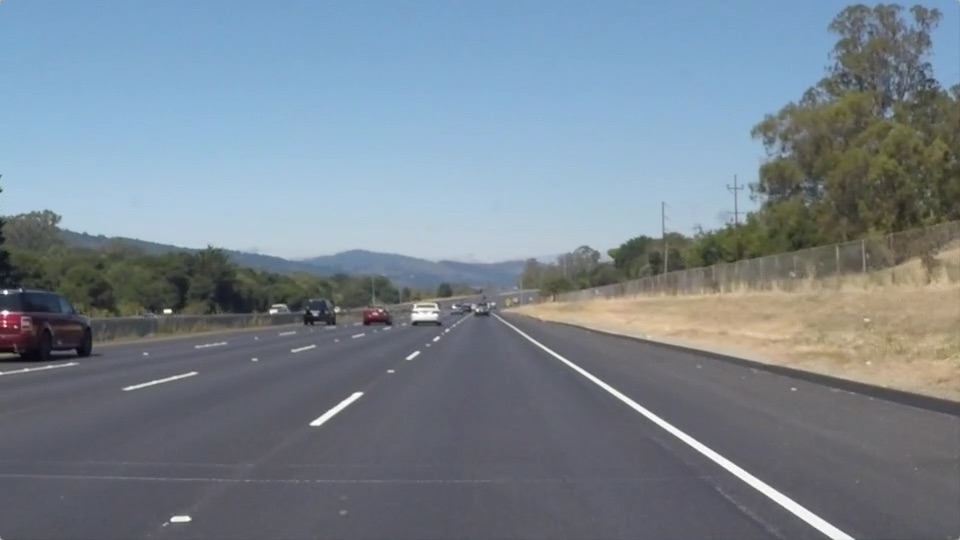
#> input picture P1-CarND_Lane_Lines/test_images/solidWhiteRight.jpg, 960 x 540 px
$ jupyter execute --allow-errors P1.ipynb   (shell and % lines are left out)
#> lines starting #> are read from the running program, lines starting #| are printed output that depends on the picture; after the words box and inside, x2 and y2 are one past the last pixel; in counts of white or black regions, pixels touching at a corner belong together
# Self-Driving Car Engineer Nanodegree

## Note: This notebook contains the codes and final results only. The explanations and outputs are provided with the README.md file.

## Project: **Finding Lane Lines on the Road**
***
In this project, you will use the tools you learned about in the lesson to identify lane lines on the road.  You can develop your pipeline on a series of individual images, and later apply the result to a video stream (really just a series of images). Check out the video clip "raw-lines-example.mp4" (also contained in this repository) to see what the output should look like after using the helper functions below.

Once you have a result that looks roughly like "raw-lines-example.mp4", you'll need to get creative and try to average and/or extrapolate the line segments you've detected to map out the full extent of the lane lines.  You can see an example of the result you're going for in the video "P1_example.mp4".  Ultimately, you would like to draw just one line for the left side of the lane, and one for the right.

In addition to implementing code, there is a brief writeup to complete. The writeup should be completed in a separate file, which can be either a markdown file or a pdf document. There is a [write up template](https://github.com/udacity/CarND-LaneLines-P1/blob/master/writeup_template.md) that can be used to guide the writing process. Completing both the code in the Ipython notebook and the writeup template will cover all of the [rubric points](https://review.udacity.com/#!/rubrics/322/view) for this project.

---
Let's have a look at our first image called 'test_images/solidWhiteRight.jpg'.  Run the 2 cells below (hit Shift-Enter or the "play" button above) to display the image.

**Note: If, at any point, you encounter frozen display windows or other confounding issues, you can always start again with a clean slate by going to the "Kernel" menu above and selecting "Restart & Clear Output".**

---

**The tools you have are color selection, region of interest selection, grayscaling, Gaussian smoothing, Canny Edge Detection and Hough Tranform line detection.  You  are also free to explore and try other techniques that were not presented in the lesson.  Your goal is piece together a pipeline to detect the line segments in the image, then average/extrapolate them and draw them onto the image for display (as below).  Once you have a working pipeline, try it out on the video stream below.**

---

<figure>

 <figcaption>
 <p></p>
 <p style="text-align: center;"> Your output should look something like this (above) after detecting line segments using the helper functions below </p>
 </figcaption>
</figure>
 <p></p>
<figure>

 <figcaption>
 <p></p>
 <p style="text-align: center;"> Your goal is to connect/average/extrapolate line segments to get output like this</p>
 </figcaption>
</figure>

**Run the cell below to import some packages.  If you get an `import error` for a package you've already installed, try changing your kernel (select the Kernel menu above --> Change Kernel).  Still have problems?  Try relaunching Jupyter Notebook from the terminal prompt.  Also, consult the forums for more troubleshooting tips.**

## Import Packages

[cell 1]
# Imports
import numpy as np
import matplotlib.pyplot as plt
import matplotlib.image as mpimg
import cv2
import math
import os

## Read in an Image

[cell 2]
#reading in an image
image = mpimg.imread('test_images/solidWhiteRight.jpg')
#> image is the input picture: shape (540, 960, 3); mean R, G, B 120.3, 132.6, 143.7

#printing out some stats and plotting
print('This image is:', type(image), 'with dimensions:', image.shape)
#| This image is: <class 'numpy.ndarray'> with dimensions: (540, 960, 3)
plt.imshow(image)  # if you wanted to show a single color channel image called 'gray', for example, call as plt.imshow(gray, cmap='gray')

[cell 3]
# Image Loader and saver Helper. Set a default path for each.
def load_images(path='./test_images'):
#> called with path = './test_images'
    images_list = os.listdir(path)
    return [mpimg.imread(path+'/'+img) for img in images_list]
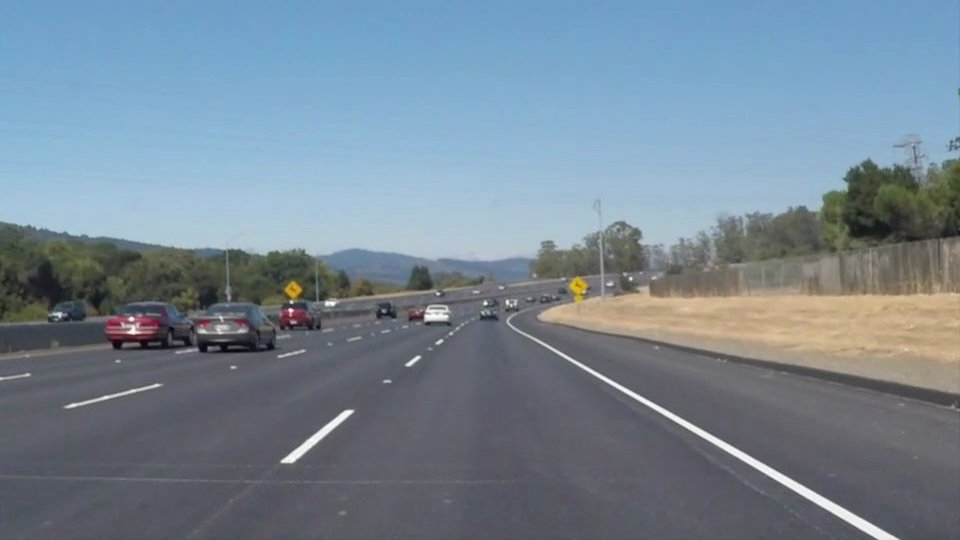
#> input picture P1-CarND_Lane_Lines/test_images/solidWhiteCurve.jpg, 960 x 540 px
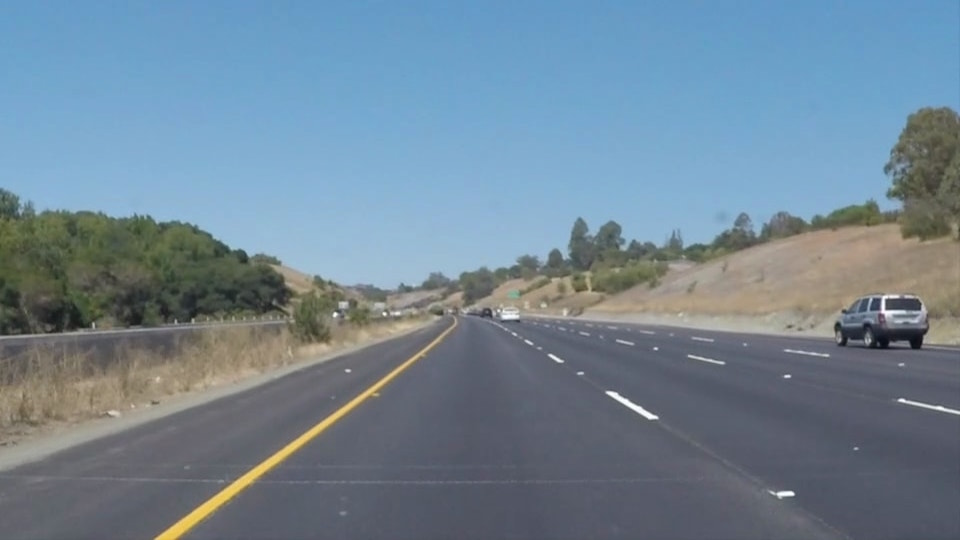
#> input picture P1-CarND_Lane_Lines/test_images/solidYellowCurve.jpg, 960 x 540 px

def load_image_names(path='./test_images'):
    return os.listdir(path)

# [9 lines left out: function show_imgs, not called in this run]

def save_imgs(imgs, img_labels, path='./test_images_output/'):
    for i in range(len(img_labels)):
        mpimg.imsave(path+img_labels[i], imgs[i])

def save_img(img, img_label, cmap='viridis', path='./test_images_output/'):
    mpimg.imsave(path+img_label, img, cmap=cmap)

def show_img(img, img_label, processed_img, processed_img_label):
    plt.figure(figsize=(20,10))
    plt.subplot(121),plt.imshow(img)
    plt.title(img_label)
    plt.subplot(122),plt.imshow(processed_img)
    plt.title(processed_img_label)
    plt.show()

## Ideas for Lane Detection Pipeline

**Some OpenCV functions (beyond those introduced in the lesson) that might be useful for this project are:**

`cv2.inRange()` for color selection
`cv2.fillPoly()` for regions selection
`cv2.line()` to draw lines on an image given endpoints
`cv2.addWeighted()` to coadd / overlay two images
`cv2.cvtColor()` to grayscale or change color
`cv2.imwrite()` to output images to file
`cv2.bitwise_and()` to apply a mask to an image

**Check out the OpenCV documentation to learn about these and discover even more awesome functionality!**

## Helper Functions

Below are some helper functions to help get you started. They should look familiar from the lesson!

[cell 4]
# Now the helper routines

# Gaussian smoothing kernel
def gaussian_blur(img, kernel_size=3):
    return cv2.GaussianBlur(img, (kernel_size, kernel_size), 0)


# RGB to GrayScale
def grayscale(img):
    return cv2.cvtColor(img, cv2.COLOR_RGB2GRAY)


# RGB to HSV. Doesn't give good contrast. Use HSL instead
def hsv(img):
    return cv2.cvtColor(img, cv2.COLOR_RGB2HSV)


# RGB to HLS. Is much better for contrast
def hls(img):
    return cv2.cvtColor(img, cv2.COLOR_RGB2HLS)


# Canny Edge Detection
def canny(img, low_threshold=50, high_threshold=150):
    return cv2.Canny(img, low_threshold, high_threshold)


# Filtering based on color. Since yellow is used, we use HLS values for that purpose(60,0.4,0.32) to (60, 0.6, 0.8)
def yellow_mask(img, lower_yellow_threshold=np.array([20,100,100]), higher_yellow_threshold=np.array([40, 255, 255])):
    return cv2.inRange(img, lower_yellow_threshold, higher_yellow_threshold)


# Filtering mask based on white color (HLS)
def white_mask(img, lower_threshold = np.array([0, 200, 0]), upper_threshold = np.array([255, 255, 255])):
    return cv2.inRange(img, lower_threshold, upper_threshold)


# Combining the yellow and white masks with bitwise OR
def combined_color_mask(img):
    hls_img = hls(img)
    mask_yellow = yellow_mask(hls_img)
    mask_white = white_mask(hls_img)
    return cv2.bitwise_or(mask_yellow, mask_white)


# Finding the region of interest based on the Polygonal Area Mask. Image is the masked image
def region_of_interest(masked_image, vertices):
    """
    Applies an image mask.

    Only keeps the region of the image defined by the polygon
    formed from `vertices`. The rest of the image is set to black.
    `vertices` should be a numpy array of integer points.
    """
    #defining a blank mask to start with
    mask = np.zeros_like(masked_image)
    #defining a 3 channel or 1 channel color to fill the mask with depending on the input image
    if len(masked_image.shape) > 2:
        channel_count = masked_image.shape[2]  # i.e. 3 or 4 depending on your image
        ignore_mask_color = (255,) * channel_count
    else:
        ignore_mask_color = 255

    #filling pixels inside the polygon defined by "vertices" with the fill color
    cv2.fillPoly(mask, vertices, ignore_mask_color)
    #returning the image only where mask pixels are nonzero
    return cv2.bitwise_and(masked_image, masked_image, mask = mask)


# Hough Lines
def hough_lines(img, rho, theta, threshold, min_line_len, max_line_gap):
    """
    `img` should be the output of a Canny transform.

    Returns an image with hough lines drawn.
    """
    lines = cv2.HoughLinesP(img, rho, theta, threshold, np.array([]), minLineLength=min_line_len, maxLineGap=max_line_gap)
    line_img = np.zeros((img.shape[0], img.shape[1], 3), dtype=np.uint8)
    draw_lines(line_img, lines)
    return line_img


# Weighted Image
def weighted_img(img, initial_img, α=0.7, β=2., γ=0.):
    """
    `img` is the output of the hough_lines(), An image with lines drawn on it.
    Should be a blank image (all black) with lines drawn on it.

    `initial_img` should be the image before any processing.

    The result image is computed as follows:

    initial_img * α + img * β + γ
    NOTE: initial_img and img must be the same shape!
    """
    return cv2.addWeighted(initial_img, α, img, β, γ)


# Slope calculation from the end points (x1, y1), (x2, y2) of the line segment
def get_slope(x1, y1, x2, y2):

    # Check for Infinity
    if (x2-x1) == 0:
        return math.inf
    else:
        return (y2-y1)/(x2-x1)

# Intercepts calculation from slope and (x,y) pair.
def get_intercepts(x, y, slope):
    return y - slope*x

# Draw Lines for segments. For use with visualizing the hough line segments output only.
# [8 lines left out: function draw_line_segments, not called in this run]


# Draw Lines function with linear interpolation
def draw_lines(img, lines, color=[0, 255, 0], thickness=10):
    """
    Linear interpolation of hough lines. Used by default.
    This function does the following:
    1. Separate left and right lanes based on slope. For left line, slope to be less than -slope_thresh, and for right line, slope > slope_thresh
    2. Store the slope and intercepts.
    3. Find the mean slope and intercept.
    4. Extrapolate to the designated points by calculating x1 and x2 correspoinding to y1_global and y2_global (see below)

    """
    imshape = img.shape

    # The region boundaries for drawing the lane lines as defined by the y coordinates.
    # We have to find the corresponding x coordinates.
    y1_global = int(imshape[0])
    y2_global = int(0.7*imshape[0])

    # Lists to hold the slopes and intercepts for the left and right lanes
    left_slopes = []
    right_slopes = []
    left_intercepts = []
    right_intercepts = []

    #Temporary variables for use in calculations.
    slope, intercept = 0, 0
    x1_left, x2_left, x1_right, x2_right = 0, 0, 0, 0

    #Avoid parallel lines. Set threshold (hard coded for now)
    slope_thresh = 0.3
    for line in lines:
        for x1, y1, x2, y2 in line:

            # Determine the slope
            slope = get_slope(x1, y1, x2, y2)

            # Check for threshold requirements and eliminate results with slope=infinity, if any.
            if (slope < -slope_thresh and slope != math.inf):
                left_slopes.append(slope)
                left_intercepts.append(get_intercepts(x1, y1, slope))
            elif (slope > slope_thresh and slope != math.inf):
                right_slopes.append(slope)
                right_intercepts.append(get_intercepts(x1, y1, slope))

    # Get the mean values for slopes and intercepts.
    # Then extract the x coordinates corresponding to y1_global and y2_global for drawing the line to the image boundaries.
    # Formula: x = (y-intercept)/slope.

    if (len(left_slopes) != 0):
        mean_left_slope = np.mean(left_slopes)
        mean_left_intercepts = np.mean(left_intercepts)
        x1_left = int((y1_global - mean_left_intercepts)/mean_left_slope)
        x2_left = int((y2_global - mean_left_intercepts)/mean_left_slope)
        cv2.line(img, (x1_left, y1_global), (x2_left, y2_global), color, thickness)

    if (len(right_slopes) != 0):
        mean_right_slope = np.mean(right_slopes)
        mean_right_intercept = np.mean(right_intercepts)
        x1_right = int((y1_global - mean_right_intercept)/mean_right_slope)
        x2_right = int((y2_global - mean_right_intercept)/mean_right_slope)
        # Change color for right lane to red for clarity.
        cv2.line(img, (x1_right, y1_global), (x2_right, y2_global), color = [255, 0, 0], thickness=10)

# Polynomial_version of draw_lines
# [85 lines left out: function draw_poly, not called in this run]

## Test Images

Build your pipeline to work on the images in the directory "test_images"
**You should make sure your pipeline works well on these images before you try the videos.**

[cell 5]
import os
os.listdir("test_images/")

## Build a Lane Finding Pipeline

Build the pipeline and run your solution on all test_images. Make copies into the `test_images_output` directory, and you can use the images in your writeup report.

Try tuning the various parameters, especially the low and high Canny thresholds as well as the Hough lines parameters.

[cell 6]
# Detection Pipeline
def process_image(image, kernel_size=3, canny_low=70, canny_high=140, rho=1, theta=np.pi/180,
             threshold=30, min_line_len=1, max_line_gap=50):
    color_mask = combined_color_mask(image)
    gray = grayscale(image)
    grayed_masked = cv2.bitwise_and(gray, gray, mask = color_mask)
    blur = gaussian_blur(grayed_masked, kernel_size)
    canny_edges = canny(blur, canny_low, canny_high)
    vertices = np.array([[100, canny_edges.shape[0]],
                         [430, 320],
                         [530, 320],
                         [canny_edges.shape[1], canny_edges.shape[0]]], np.int32)
    roi = region_of_interest(canny_edges, [vertices])
    h_lines = hough_lines(roi, rho, theta, threshold, min_line_len, max_line_gap)
    final_img = weighted_img(h_lines, image)
    return final_img

[cell 7]
# Let's test the pipeline
a = load_images()
#> a = 3 items
labels = load_image_names()
for i in range(len(a)):
    show_img(a[i], labels[i], process_image(a[i]), 'Processed_'+labels[i])
    save_img(process_image(a[i]), 'Processed_'+labels[i])
#> this loop made 3 passes
#> pass 1, in combined_color_mask, `mask_yellow = yellow_mask(hls_img)`:
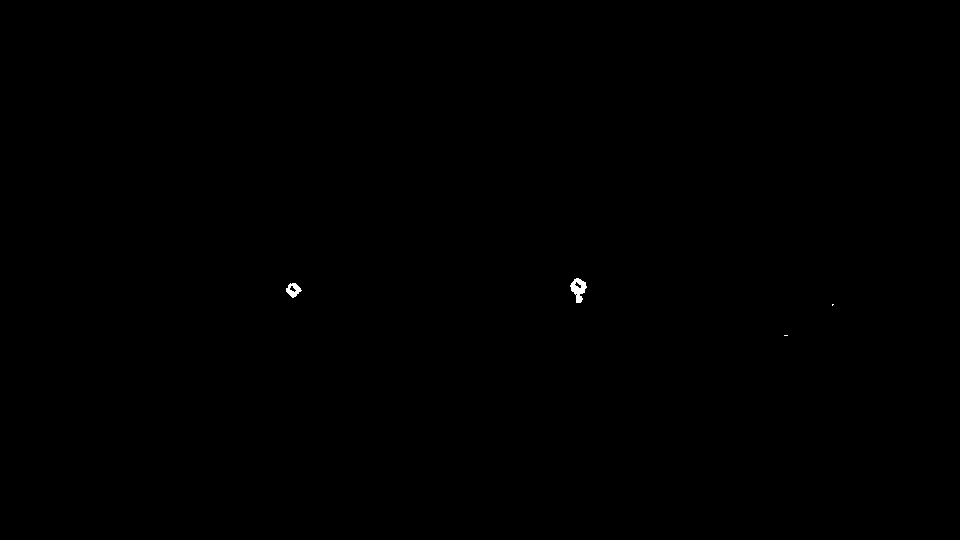
#> mask_yellow: shape (540, 960); 0.07% white; 4 white regions (2 under 20 px), largest, box (x1, y1, x2, y2) and area: (570, 278, 587, 303) 232, (286, 283, 302, 298) 134
#> pass 1, in combined_color_mask, `mask_white = white_mask(hls_img)`:
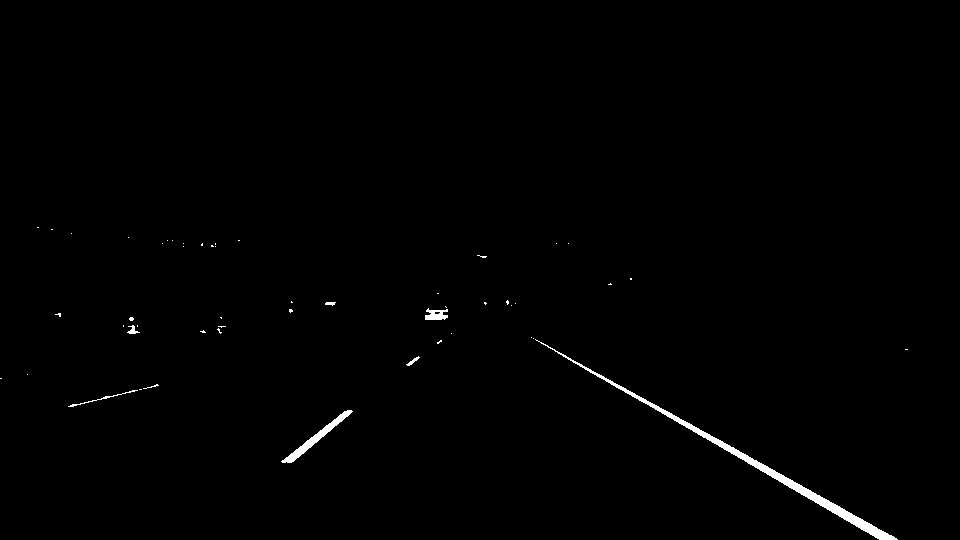
#> mask_white: shape (540, 960); 0.67% white; 51 white regions (43 under 20 px), largest, box (x1, y1, x2, y2) and area: (535, 339, 898, 540) 2283, (281, 410, 353, 463) 571, (425, 308, 448, 320) 187
#> pass 1, in show_img, `plt.show()`:
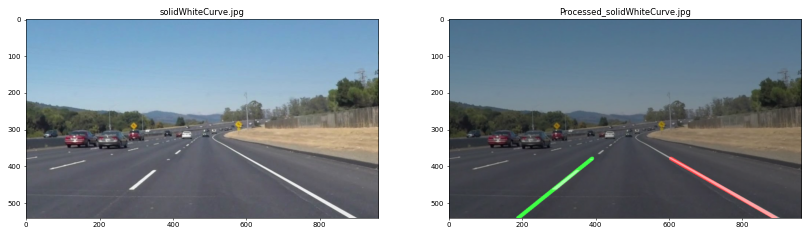
#> figure drawn by matplotlib, 2 panels
#> pass 2, in show_img (call 2), `plt.show()`:
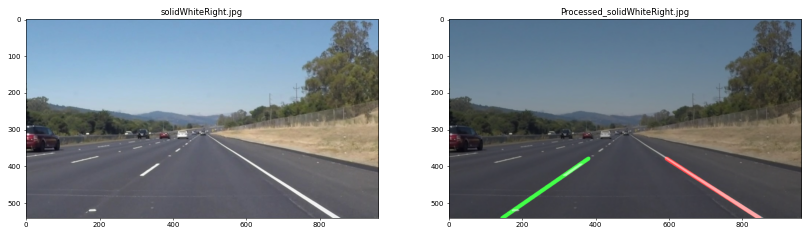
#> figure drawn by matplotlib, 2 panels
